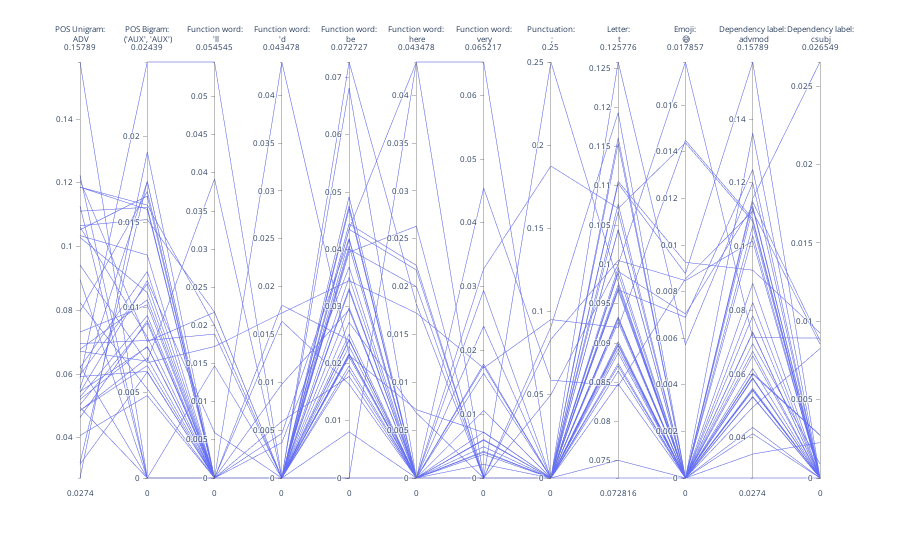

Notebook code cell kept with this figure:
### Code cell
from scipy.stats import zscore
from components.processing import author_vectors, authors_df, docs_df


def get_threshold_zscores_idxs(zscores, threshold:float):
    """Gets indices for |zscores| that meet a threshold"""
    selected = []
    for i, zscore in enumerate(zscores):
        if abs(zscore) >= threshold:
            selected.append(i)
    return selected


def get_identifying_features(author_id:str, threshold=2.0):
    """
    Given an author, calculates their zscores for all features and selects the ones that deviate the most from the 
    mean. These features are what separate this author from the average author
    """
    zscores = zscore(author_vectors)
    author_idx = authors_df.loc[authors_df["author_id"] == author_id].index[0]
    author_zscores = zscores.iloc[author_idx]
    
    selected_zscores = get_threshold_zscores_idxs(author_zscores, threshold)
    return author_zscores.iloc[selected_zscores]


def get_author_entries(author_id:str) -> pd.DataFrame:
    return docs_df.loc[docs_df["author_id"] == author_id]

def features_to_show(author_id:str) -> List[str]:
    """Given an author id, returns n amount of this author's most identifying features"""
    features = get_identifying_features(author_id).index.to_list()
    if len(features) > 10:
        return features[:12]
    return features

def style_pcp_label(label:str) -> str:
    """Prepends a feature with <br> for better styling"""
    if label.count(":") > 1:
        return label
    else:    
        feat_type, feat = label.split(":")
        feat = "<br>" + feat
        return f"{feat_type}:{feat}"

        
            
    


    

    
author = "en_112"
author_features = features_to_show(author)
author_entries = get_author_entries(author)

fig = px.parallel_coordinates(
    author_entries,
    dimensions=author_features,
    labels={label:style_pcp_label(label) for label in author_features}
)
fig.update_layout(
    font=dict(
        size=10,  # Set the font size here
    )
)

fig.show()

### Figure 1 — Plotly figure (JSON) as saved in the notebook; plotly's stock layout.template omitted (floating-point values rounded to 4 significant figures)
{"data": [{"dimensions": [{"label": "POS Unigram:<br> ADV", "values": [0.06957, 0.05205, 0.0545, 0.03211, 0.05432, 0.05276, 0.06716, 0.05036, 0.05921, 0.04853, 0.05976, 0.08966, 0.1062, 0.07965, 0.04861, 0.1053, 0.06204, 0.1207, 0.1029, 0.0274, 0.04634, 0.1111, 0.04071, 0.0625, 0.03167, 0.07317, 0.04959, 0.1186, 0.1127, 0.06775, 0.08242, 0.05882, 0.1034, 0.0942, 0.1186, 0.1223, 0.1066, 0.05556, 0.1579]}, {"label": "POS Bigram:<br> ('AUX', 'AUX')", "values": [0.008065, 0.007712, 0.007673, 0.01739, 0.01157, 0.009524, 0.006849, 0.009091, 0.00625, 0.007032, 0.01139, 0, 0.008264, 0.01681, 0.006593, 0.01653, 0.01211, 0.008, 0.01087, 0.01911, 0.009238, 0.01587, 0.004831, 0, 0.006211, 0.01015, 0, 0.01575, 0, 0.01044, 0.005222, 0.02439, 0.01307, 0.006757, 0.016, 0, 0.01515, 0.01739, 0]}, {"label": "Function word:<br> 'll", "values": [0.01887, 0, 0, 0, 0.005952, 0, 0.03922, 0, 0, 0, 0, 0, 0, 0, 0, 0, 0, 0.02174, 0, 0, 0, 0, 0, 0, 0, 0, 0, 0, 0.01471, 0, 0, 0.05455, 0, 0.01724, 0.02, 0, 0.02174, 0, 0]}, {"label": "Function word:<br> 'd", "values": [0, 0, 0, 0, 0, 0, 0, 0.01807, 0.009804, 0.00369, 0.004651, 0, 0, 0, 0, 0, 0, 0, 0, 0, 0.005917, 0, 0, 0, 0, 0, 0, 0, 0, 0, 0, 0, 0, 0.01724, 0, 0.01639, 0, 0.04348, 0]}, {"label": "Function word:<br> be", "values": [0.01887, 0.02143, 0.02158, 0.04706, 0.02976, 0.02424, 0.01961, 0.0241, 0.02941, 0.0369, 0.04186, 0.03279, 0.04348, 0.04167, 0.02116, 0.04762, 0.008065, 0.02174, 0.04054, 0.04918, 0.01775, 0.06818, 0.02516, 0, 0.03316, 0.02721, 0.03509, 0.04444, 0, 0.02301, 0.0241, 0.07273, 0.03947, 0.03448, 0.04, 0.01639, 0.04348, 0.02174, 0]}, {"label": "Function word:<br> here", "values": [0, 0.007143, 0, 0, 0, 0, 0, 0, 0, 0, 0, 0, 0.04348, 0, 0, 0, 0, 0, 0, 0, 0, 0, 0, 0, 0, 0.006803, 0, 0.02222, 0, 0, 0, 0.01818, 0.02632, 0.01724, 0.02, 0, 0.02174, 0, 0.04348]}, {"label": "Function word:<br> very", "values": [0, 0.007143, 0.007194, 0, 0.01786, 0, 0, 0.006024, 0.004902, 0.00369, 0, 0, 0.06522, 0, 0.01058, 0.02381, 0.004032, 0, 0, 0.01639, 0.005917, 0.04545, 0, 0, 0.002139, 0, 0.01754, 0, 0.02941, 0.004184, 0, 0, 0, 0.01724, 0, 0.03279, 0, 0, 0]}, {"label": "Punctuation:<br> ;", "values": [0, 0, 0, 0, 0, 0, 0, 0, 0, 0, 0, 0, 0, 0, 0, 0, 0, 0, 0, 0, 0, 0.05882, 0, 0.05, 0, 0, 0, 0.25, 0, 0, 0, 0.09091, 0, 0.09524, 0.08333, 0.1875, 0, 0, 0]}, {"label": "Letter:<br> t", "values": [0.09302, 0.08925, 0.1044, 0.09266, 0.1044, 0.08987, 0.1154, 0.09961, 0.09332, 0.09702, 0.08739, 0.09677, 0.0967, 0.07507, 0.0974, 0.07282, 0.09017, 0.1067, 0.1258, 0.09325, 0.08643, 0.08454, 0.08707, 0.1, 0.08965, 0.08478, 0.1077, 0.09774, 0.09912, 0.08988, 0.08875, 0.1193, 0.1161, 0.09198, 0.1005, 0.1071, 0.09888, 0.1106, 0.1103]}, {"label": "Emoji:<br> 😅", "values": [0, 0, 0, 0, 0, 0, 0, 0, 0, 0, 0, 0.006897, 0, 0, 0, 0, 0, 0, 0.005714, 0, 0, 0.008547, 0, 0.01786, 0, 0, 0, 0, 0.007042, 0, 0, 0, 0, 0.01449, 0.008475, 0.01439, 0, 0.009259, 0.008772]}, {"label": "Dependency label:<br> advmod", "values": [0.07826, 0.06027, 0.05995, 0.04128, 0.06173, 0.05276, 0.06716, 0.05516, 0.05482, 0.05294, 0.06574, 0.1241, 0.115, 0.0885, 0.05556, 0.114, 0.07299, 0.1121, 0.12, 0.0274, 0.05854, 0.1111, 0.04326, 0.07143, 0.03491, 0.07317, 0.04959, 0.1356, 0.1127, 0.06956, 0.08242, 0.05882, 0.1034, 0.1087, 0.1017, 0.1079, 0.1066, 0.09259, 0.1579]}, {"label": "Dependency label:<br> csubj", "values": [0, 0.00274, 0.002725, 0, 0, 0, 0, 0, 0, 0, 0, 0, 0.02655, 0, 0, 0.008772, 0, 0, 0, 0, 0, 0.008547, 0, 0.008929, 0.002262, 0, 0.008264, 0, 0, 0.0009033, 0, 0, 0, 0, 0, 0, 0, 0.009259, 0]}], "domain": {"x": [0, 1], "y": [0, 1]}, "name": "", "type": "parcoords"}], "layout": {"font": {"size": 10}, "legend": {"tracegroupgap": 0}, "margin": {"t": 60}}}
